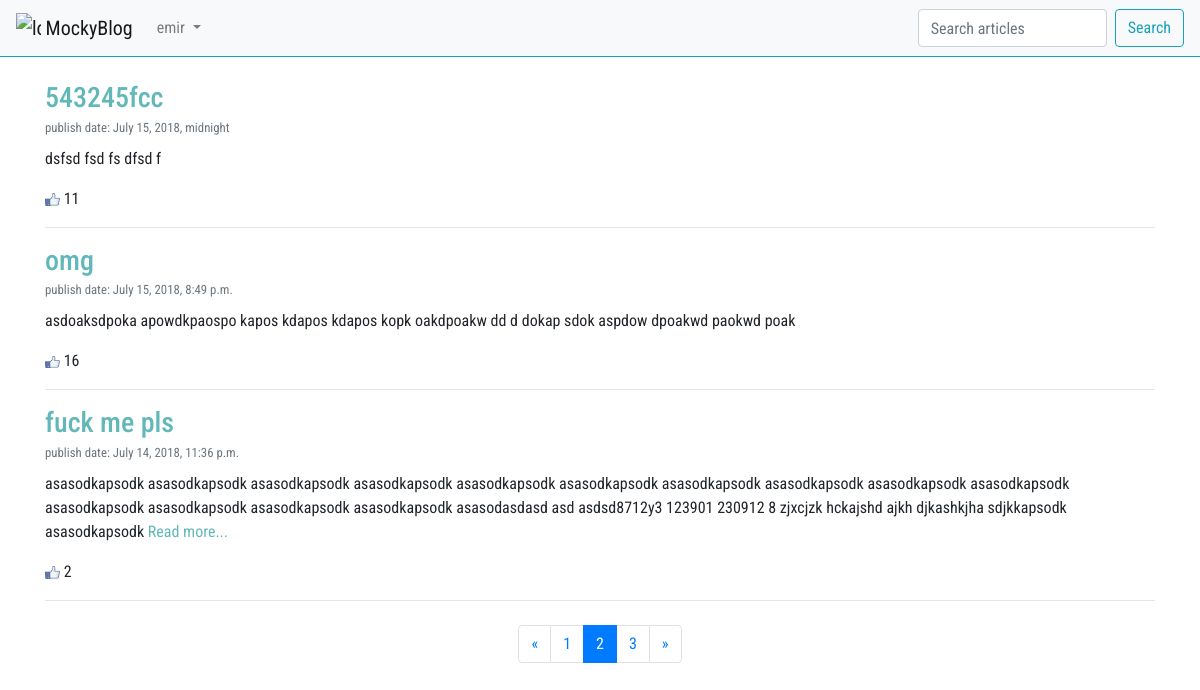
The page /page/2/ (signed in) on the database its author committed.
### article/models.py (models this page shows, shortened)
class Article(models.Model):
    class Meta:
        db_table = "Article"
    article_title = models.CharField(max_length=200)
    article_text = models.TextField()
    article_date = models.DateTimeField(null=True)
    article_likes = models.IntegerField(default=0)

### article/views.py (the view)
# urls.py: url(r'^page/(\d+)/$', views.articles, name="post_with_pages"),
def articles(request, page_number=1):
    all_articles = Article.objects.all()[::-1]
    current_page = Paginator(all_articles, 3)
    return render(request, template_name='article/articles.html',
                  context={
                      'articles': current_page.page(page_number),
                      'user': auth.get_user(request)
                  })

### article/templates/article/articles.html (shortened to what this page needs)
{% extends 'index.html' %}
{% load static %}
{% block article %}
    <main>
        {% if search_res %}
            <div class="container mt-4">
                {% for article in search_res %}
                    <h3 class="mb-0 pb-0">
                        <a style="color: #62B7B9" href="/article/{{ article.id }}/">{{ article.article_title }}</a>
                    </h3>
                    <small class="text-muted mt-0 pt-0">publish date: {{ article.article_date }}</small>
                    <div class="article_text mt-2 mb-0">
                        {% if article.article_text|length < 300 %}
                            <p> {{ article.article_text }}</p>
                        {% else %}
                            <p>
                                {{ article.article_text|slice:"0:300" }}
                                <a style="color: #62B7B9" href="/article/{{ article.id }}/">Read more...</a>
                            </p>
                        {% endif %}
                    </div>
                    <div class="mt-0">
                        <a href="/article/addlike/{{ article.id }}/">
                            <img src='{% static "likes.png" %}' width="15" alt="likes">
                        </a>
                        {{ article.article_likes }}
                    </div>
                    <hr>
                {% endfor %}
            </div>
            <div class="container mt-4">
                <nav aria-label="Page navigation">
                    <ul class="pagination justify-content-center">
                        {% if search_res.has_previous %}
                            <li class="page-item">
                                <a class="page-link" href="/find/{{ search_res.previous_page_number }}/?q={{ q }}"
                                   aria-label="Previous">
                                    <span aria-hidden="true">&laquo;</span>
                                    <span class="sr-only">Previous</span>
                                </a>
                            </li>
                        {% else %}
                            <li class="page-item disabled">
                                <a class="page-link" href="" aria-label="Previous">
                                    <span aria-hidden="true">&laquo;</span>
                                    <span class="sr-only">Previous</span>
                                </a>
                            </li>
                        {% endif %}
                        {% for page in search_res.paginator.page_range %}
                            {% if page == search_res.number %}
                                <li class="page-item active">
                                    <a class="page-link" href="/find/{{ page }}//?q={{ q }}">
                                        {{ page }}
                                        <span class="sr-only">(current)</span>
                                    </a>
                                </li>
                            {% else %}
                                <li class="page-item"><a href="/find/{{ page }}/?q={{ q }}"
                                                         class="page-link">{{ page }}</a></li>
                            {% endif %}
                        {% endfor %}
                        {% if search_res.has_next %}
                            <li class="page-item">
                                <a class="page-link" href="/find/{{ search_res.next_page_number }}/?q={{ q }}">&raquo;</a>
                            </li>
                        {% else %}
                            <li class="page-item disabled">
                                <a class="page-link" href="">&raquo;</a>
                            </li>
                        {% endif %}
                    </ul>
                </nav>
            </div>
        {% else %}
            <div class="container mt-4">
                {% for article in articles %}
                    <h3 class="mb-0 pb-0">
                        <a style="color: #62B7B9" href="/article/{{ article.id }}/">{{ article.article_title }}</a>
                    </h3>
                    <small class="text-muted mt-0 pt-0">publish date: {{ article.article_date }}</small>
                    <div class="article_text mt-2 mb-0">
                        {% if article.article_text|length < 300 %}
                            <p> {{ article.article_text }}</p>
                        {% else %}
                            <p>
                                {{ article.article_text|slice:"0:300" }}
                                <a style="color: #62B7B9" href="/article/{{ article.id }}">Read more...</a>
                            </p>
                        {% endif %}
                    </div>
                    <div class="mt-0">
                        <a href="/article/addlike/{{ article.id }}/">
                            <img src='{% static "likes.png" %}' width="15" alt="likes">
                        </a>
                        {{ article.article_likes }}
                    </div>
                    <hr>
                {% endfor %}
            </div>
            <div class="container mt-4">
                <nav aria-label="Page navigation">
                    <ul class="pagination justify-content-center">
                        {% if articles.has_previous %}
                            <li class="page-item">
                                <a class="page-link" href="/page/{{ articles.previous_page_number }}/"
                                   aria-label="Previous">
                                    <span aria-hidden="true">&laquo;</span>
                                </a>
                            </li>
                        {% endif %}
                        {% for page in articles.paginator.page_range %}
                            {% if page == articles.number %}
                                <li class="page-item active">
                                    <a class="page-link" href="/page/{{ page }}/">{{ page }} <span class="sr-only">(current)</span></a>
                                </li>
                            {% else %}
                                <li class="page-item"><a href="/page/{{ page }}/" class="page-link">{{ page }}</a></li>
                            {% endif %}
                        {% endfor %}
                        {% if articles.has_next %}
                            <li class="page-item">
                                <a class="page-link" href="/page/{{ articles.next_page_number }}/">&raquo;</a>
                            </li>
                        {% else %}
                            <li class="page-item disabled">
                                <a class="page-link" href="">&raquo;</a>
                            </li>
                        {% endif %}
                    </ul>
                </nav>
            </div>
        {% endif %}
    </main>
{% endblock %}

### templates/index.html (shortened to what this page needs)
{% load static %}
<!DOCTYPE html>
<html lang="en">
<head>
    <link rel="stylesheet" href="https://stackpath.bootstrapcdn.com/bootstrap/4.1.3/css/bootstrap.min.css"
>
</head>
<body style="font-family: 'Roboto Condensed', sans-serif;">
<header>
    <nav class="navbar navbar-expand-lg navbar-light bg-light border-bottom border-info">
        <a class="navbar-brand" href="/">
            <img src="{% static 'img/contract.svg' %}" width="25" height="25" class="d-inline-block align-top"
                 alt="logo">
            MockyBlog
        </a>
        <div class="collapse navbar-collapse" id="navbarSupportedContent">
            <ul class="navbar-nav mr-auto">
                <li class="nav-item dropdown">
                    {% if user.username %}
                        <a class="nav-link dropdown-toggle" href="#" id="navbarDropdown" role="button"
                           data-toggle="dropdown" aria-haspopup="true" aria-expanded="false">
                            {{ user.username }}
                        </a>
                    {% endif %}
                </li>
            </ul>
            <form method="get" action="/find/1/" class="form-inline my-2 my-lg-0">
                <input name="q" class="form-control mr-sm-2" type="search" placeholder="Search articles"
                       aria-label="Search">
                <button class="btn btn-outline-info my-2 my-sm-0" type="submit">Search</button>
            </form>
        </div>
    </nav>
</header>
{% block article %} {% endblock %}
</body>
</html>

### rows shown on the page
Article: article_title "543245fcc", article_date "July 15, 2018, midnight", article_text "dsfsd fsd fs dfsd f", article_likes "11"
Article: article_title "omg", article_date "July 15, 2018, 8:49 p.m.", article_text "asdoaksdpoka apowdkpaospo kapos kdapos kdapos kopk oakdpoakw dd d dokap sdok aspdow dpoakwd paokwd poak", article_likes "16"
Article: article_title "fuck me pls", article_date "July 14, 2018, 11:36 p.m.", article_text "asasodkapsodk asasodkapsodk asasodkapsodk asasodkapsodk asasodkapsodk asasodkapsodk asasodkapsodk asasodkapsodk asasodkapsodk asasodkapsodk asasodkapsodk asasodkapsodk asasodkapsodk asasodkapsodk asasodasdasd asd asdsd8712y3 123901 230912 8 zjxcjzk hckajshd ajkh djkashkjha sdjkkapsodk asasodkapsodk", article_likes "2"

### other values the page prints
{{ user.username }} "emir"
{{ page }} "1" "3"
{{ page }} "2"
